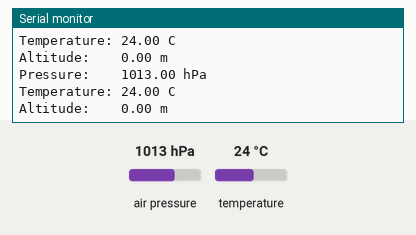
Simulated run of this sketch. Board: Arduino Uno, built with avr-gcc and run on an emulated ATmega328P. Parts: the last lines printed to the serial monitor. Inputs (shaded band) come from the test bench; at power-on: air pressure 1013 hPa, temperature 24 °C.

Above: at 3.8 s.
3.9 s: air pressure set to 952 hPa
At 4.5 s:
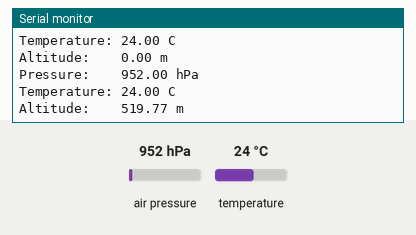
8.2 s: temperature set to 12 °C
At 8.9 s:
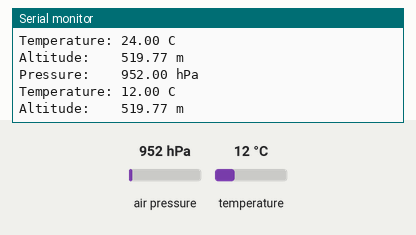
9.8 s: air pressure set to 975 hPa
At 11.1 s:
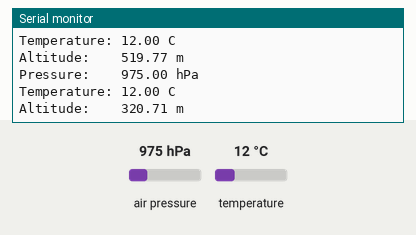
Timing chart, 0 to 12.8 s (numbered marks = the images above; inputs shaded):
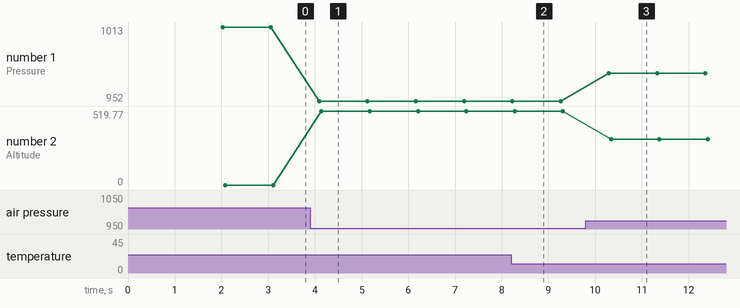

Measured:
- after the input at 3.9 s, the serial monitor: prints a new line after 0.19 s (image 1)
- after the input at 8.2 s, the serial monitor: prints a new line after 0.05 s (image 2)
- after the input at 9.8 s, the serial monitor: prints a new line after 0.49 s (image 3)
- plotted number 1: 1013 → 952 after the input at 3.9 s, 952 → 975 after the input at 9.8 s
- plotted number 2: 0 → 519.77 after the input at 3.9 s, 519.77 → 320.71 after the input at 9.8 s

The sketch:

BarometerTest.ino
```cpp
#include <Wire.h>
#include <Adafruit_Sensor.h>
#include <Adafruit_BMP085_U.h>

Adafruit_BMP085_Unified bmp = Adafruit_BMP085_Unified(10085);
float altitude;
bool start = true;
float init_altitude;

void setup(void)
{
  Serial.begin(9600);
  Serial.println("Pressure Sensor Test"); Serial.println("");

  /* Initialise the sensor */
  if(!bmp.begin())
  {
    /* There was a problem detecting the BMP085 ... check your connections */
    Serial.print("Ooops, no BMP085 detected ... Check your wiring or I2C ADDR!");
    while(1);
  }
}

void loop(void)
{


  if (start == true)
    delay(2000);

    /* Get a new sensor event */
  sensors_event_t event;
  bmp.getEvent(&event);

  /* Display the results (barometric pressure is measure in hPa) */
  if (event.pressure)
  {
    /* Display atmospheric pressue in hPa */
    Serial.print("Pressure:    ");
    Serial.print(event.pressure);
    Serial.println(" hPa");


    /* Calculating altitude with reasonable accuracy requires pressure    *
     * sea level pressure for your position at the moment the data is     *
     * converted, as well as the ambient temperature in degress           *
     * celcius.  If you don't have these values, a 'generic' value of     *
     * 1013.25 hPa can be used (defined as SENSORS_PRESSURE_SEALEVELHPA   *
     * in sensors.h), but this isn't ideal and will give variable         *
     * results from one day to the next.                                  *
     *                                                                    *
     * You can usually find the current SLP value by looking at weather   *
     * websites or from environmental information centers near any major  *
     * airport.                                                           *
     *                                                                    *
     * For example, for Paris, France you can check the current mean      *
     * pressure and sea level at: http://bit.ly/16Au8ol                   */

    /* First we get the current temperature from the BMP085 */
    float temperature;
    bmp.getTemperature(&temperature);
    Serial.print("Temperature: ");
    Serial.print(temperature);
    Serial.println(" C");

    /* Then convert the atmospheric pressure, SLP and temp to altitude    */

    /* Update this next line with the current SLP for better results      */
    float seaLevelPressure = 1024;


    //get initial height to subract from later
    if(start == true) {

      init_altitude = (bmp.pressureToAltitude(seaLevelPressure, event.pressure, temperature));
      start = false;
    }

    Serial.print("Altitude:    ");
    //Bobby's shitty filter that doesn't work
    //altitude = 0.8*bmp.pressureToAltitude(seaLevelPressure, event.pressure, temperature) + 0.2*altitude;
    altitude = (abs(bmp.pressureToAltitude(seaLevelPressure, event.pressure, temperature) - init_altitude));
    Serial.print(altitude);
    Serial.println(" m");
    Serial.println("");
  }
  else
  {
    Serial.println("Sensor error");
  }
  delay(1000);
}
```
